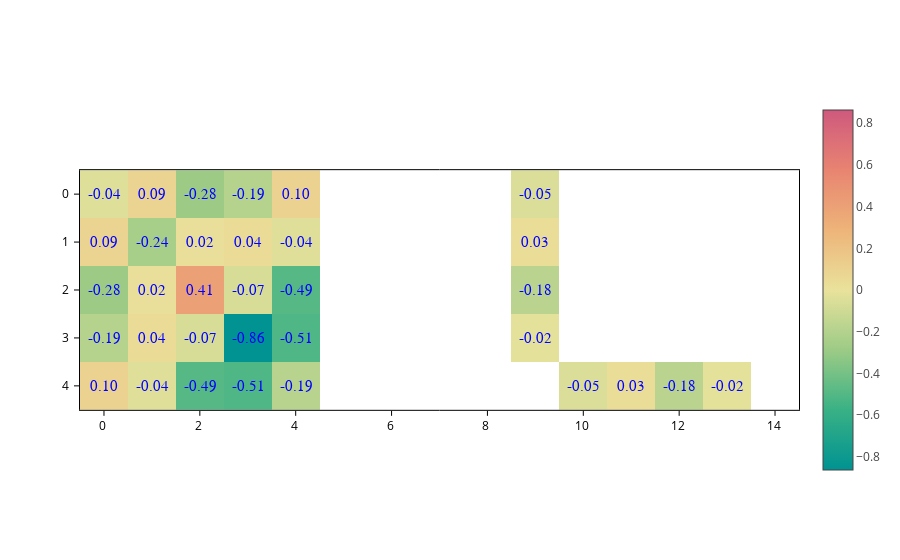

The code cell stored with this chart in its notebook:
### Markdown cell above
You can tweak the style of text with the `textfont` input, which is a dictionary with three (optional) keys:

- `color`: Text color.
- `family`: Font family for the text. Note that different backends might support different fonts.
- `size`: The size of the font.

The default value will be used for any key that you don't include in the dictionary.

### Code cell
plot.update_inputs(textfont={"color": "blue", "family": "times", "size": 15})

### Figure 1 — Plotly figure (JSON) as saved in the notebook; plotly's stock layout.template omitted (floating-point values rounded to 4 significant figures)
{"data": [{"coloraxis": "coloraxis", "meta": {}, "opacity": 1, "text": [["-0.04", "0.09", "-0.28", "-0.19", "0.10", "", "", "", "", "-0.05", "", "", "", "", ""], ["0.09", "-0.24", "0.02", "0.04", "-0.04", "", "", "", "", "0.03", "", "", "", "", ""], ["-0.28", "0.02", "0.41", "-0.07", "-0.49", "", "", "", "", "-0.18", "", "", "", "", ""], ["-0.19", "0.04", "-0.07", "-0.86", "-0.51", "", "", "", "", "-0.02", "", "", "", "", ""], ["0.10", "-0.04", "-0.49", "-0.51", "-0.19", "", "", "", "", "", "-0.05", "0.03", "-0.18", "-0.02", ""]], "textfont": {"color": "blue", "family": "times", "size": 15}, "texttemplate": "%{text}", "type": "heatmap", "z": [[-0.04066, 0.0871, -0.2838, -0.191, 0.1016, NaN, NaN, NaN, NaN, -0.05263, NaN, NaN, NaN, NaN, NaN], [0.0871, -0.2421, 0.02014, 0.03938, -0.03807, NaN, NaN, NaN, NaN, 0.02922, NaN, NaN, NaN, NaN, NaN], [-0.2838, 0.02014, 0.4106, -0.06766, -0.4913, NaN, NaN, NaN, NaN, -0.1757, NaN, NaN, NaN, NaN, NaN], [-0.191, 0.03938, -0.06766, -0.8634, -0.5102, NaN, NaN, NaN, NaN, -0.01763, NaN, NaN, NaN, NaN, NaN], [0.1016, -0.03807, -0.4913, -0.5102, -0.1873, NaN, NaN, NaN, NaN, NaN, -0.05263, 0.02922, -0.1757, -0.01763, NaN]], "zsmooth": false}], "layout": {"coloraxis": {"cmid": 0, "colorscale": [[0.0, "rgb(0, 147, 146)"], [0.1667, "rgb(57, 177, 133)"], [0.3333, "rgb(156, 203, 134)"], [0.5, "rgb(233, 226, 156)"], [0.6667, "rgb(238, 180, 121)"], [0.8333, "rgb(232, 132, 113)"], [1.0, "rgb(207, 89, 126)"]], "showscale": true}, "scene": {"aspectmode": "data", "xaxis": {"range": [-0.5, 14.5]}, "yaxis": {"range": [4.5, -0.5]}}, "xaxis": {"constrain": "domain", "range": [-0.5, 14.5], "scaleanchor": "y", "scaleratio": 1}, "yaxis": {"constrain": "domain", "range": [4.5, -0.5]}}}
